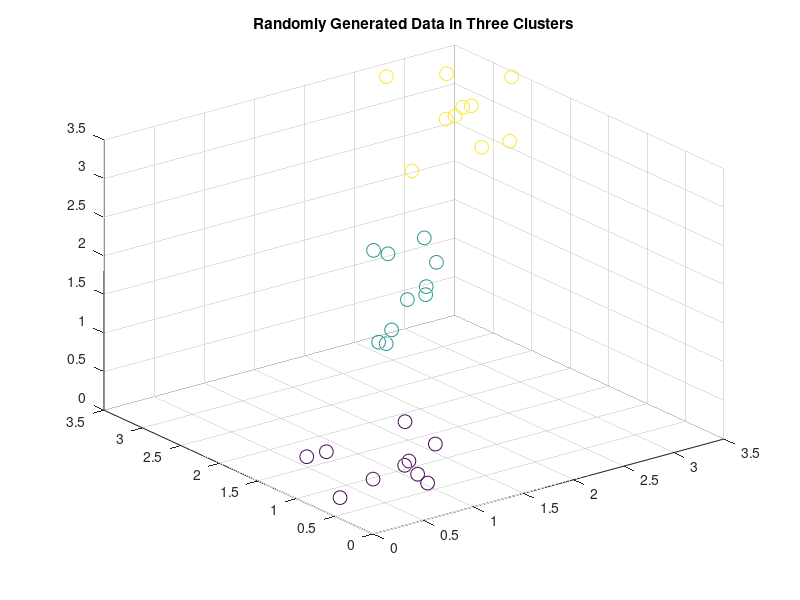
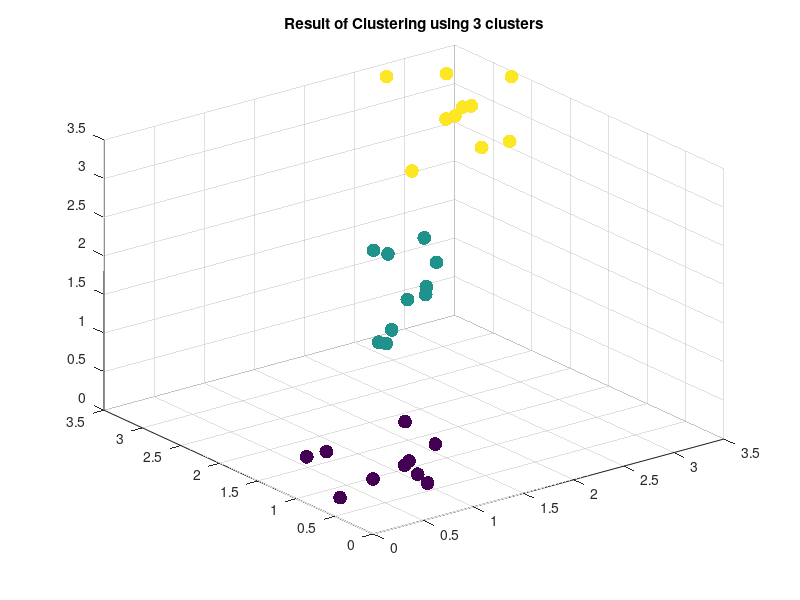
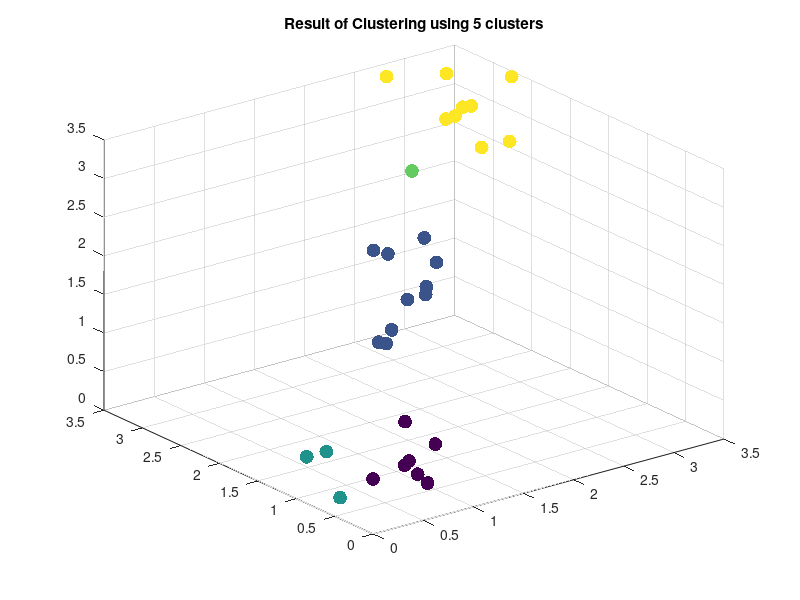

Write the MATLAB code that produced these figures, in order.

% % 详细介绍见
% % https://ww2.mathworks.cn/help/stats/clusterdata.html

rng('default');  % For reproducibility
X = [gallery('uniformdata',[10 3],12); ...
    gallery('uniformdata',[10 3],13)+1.2; ...
    gallery('uniformdata',[10 3],14)+2.5];
y = [ones(10,1);2*(ones(10,1));3*(ones(10,1))]; % 实际的类别

figure;
scatter3(X(:,1),X(:,2),X(:,3),100,y)  % 实际的类别图
title('Randomly Generated Data in Three Clusters');

% T1 = clusterdata(X,3);
% scatter3(X(:,1),X(:,2),X(:,3),100,T1,'filled')
% title('Result of Clustering');

T = clusterdata(X,'Maxclust',3);  % 假设是3类
find(T==2)
figure;
scatter3(X(:,1),X(:,2),X(:,3),100,T,'filled') % 分成3类的图
title('Result of Clustering using 3 clusters');


T = clusterdata(X,'Maxclust',5);  % 假设是5类
find(T==2)
figure;
scatter3(X(:,1),X(:,2),X(:,3),100,T,'filled') % 分成5类的图
title('Result of Clustering using 5 clusters');
